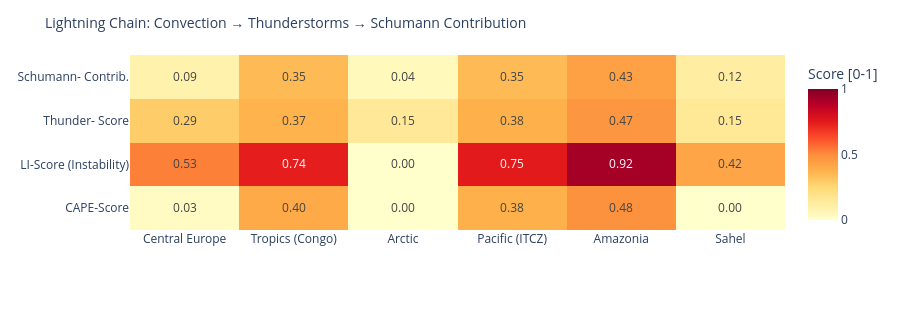

The notebook cell saved with this chart:
### Code cell
# ============================================================
# LIGHTNING CHAIN: Convection → Thunderstorms → Schumann
# Shows the causal chain per measurement point as heatmap
# ============================================================

def cape_score(v):
    """CAPE → normalized score [0,1]"""
    if v is None or pd.isna(v): return 0.0
    return min(1.0, float(v) / 3000)

def li_score(v):
    """Lifted Index: negative = unstable → score [0,1]"""
    if v is None or pd.isna(v): return 0.3
    return min(1.0, max(0.0, (-float(v) + 6) / 12))

def cloud_score(v):
    if v is None or pd.isna(v): return 0.3
    return float(v) / 100

def thunder_score(row):
    """Kombinierter Gewitterwahrscheinlichkeits-Score
    CAPE + LI + Bedeckung + WMO-Gewitter + konvektiver Niederschlag (showers)
    Hinweis: X-Ray und Kp sind kein Bestandteil – nur geomagn./solarer Kontext.
    """
    cs = cape_score(row.get('cape'))
    ls = li_score(row.get('li'))
    cl = cloud_score(row.get('cloud'))
    t  = 1.0 if row.get('thunderstorm') else 0.0
    # Convective precipitation (showers) as additional indicator
    sh = min(1.0, (row.get('showers') or 0) / 5.0)
    return round(cs * 0.30 + ls * 0.25 + cl * 0.15 + t * 0.20 + sh * 0.10, 3)

def schumann_contribution(t_score, lat):
    """Schumann contribution: higher in tropics (±30°), scaled by thunderstorm score"""
    lat_weight = max(0.3, 1.0 - abs(lat) / 60)
    return round(t_score * lat_weight, 3)

df_atm['cape_score']   = df_atm.apply(lambda r: cape_score(r['cape']), axis=1)
df_atm['li_score']     = df_atm.apply(lambda r: li_score(r['li']),    axis=1)
df_atm['thunder_score']= df_atm.apply(lambda r: thunder_score(r.to_dict()), axis=1)
df_atm['schumann_contribution'] = df_atm.apply(
    lambda r: schumann_contribution(r['thunder_score'], r['lat']), axis=1)

metrics = ['cape_score', 'li_score', 'thunder_score', 'schumann_contribution']
labels  = ['CAPE-Score', 'LI-Score\n(Instability)', 'Thunder-\nScore', 'Schumann-\nContrib.']
z_data  = [df_atm[m].tolist() for m in metrics]

fig = go.Figure(go.Heatmap(
    z=z_data,
    x=df_atm['point'].tolist(),
    y=labels,
    colorscale='YlOrRd',
    zmin=0, zmax=1,
    text=[[f'{v:.2f}' for v in row] for row in z_data],
    texttemplate='%{text}', textfont=dict(size=12),
    colorbar=dict(title='Score [0-1]')
))
fig.update_layout(
    title=dict(text='Lightning Chain: Convection → Thunderstorms → Schumann Contribution', font=dict(size=14)),
    height=310,
    plot_bgcolor='rgba(0,0,0,0)', paper_bgcolor='rgba(0,0,0,0)',
    margin=dict(l=130, r=80, t=55, b=80)
)
fig.show()

### Figure 1 — Plotly figure (JSON) as saved in the notebook; plotly's stock layout.template omitted (floating-point values rounded to 4 significant figures)
{"data": [{"colorbar": {"title": {"text": "Score [0-1]"}}, "colorscale": [[0.0, "rgb(255,255,204)"], [0.125, "rgb(255,237,160)"], [0.25, "rgb(254,217,118)"], [0.375, "rgb(254,178,76)"], [0.5, "rgb(253,141,60)"], [0.625, "rgb(252,78,42)"], [0.75, "rgb(227,26,28)"], [0.875, "rgb(189,0,38)"], [1.0, "rgb(128,0,38)"]], "text": [["0.03", "0.40", "0.00", "0.38", "0.48", "0.00"], ["0.53", "0.74", "0.00", "0.75", "0.92", "0.42"], ["0.29", "0.37", "0.15", "0.38", "0.47", "0.15"], ["0.09", "0.35", "0.04", "0.35", "0.43", "0.12"]], "textfont": {"size": 12}, "texttemplate": "%{text}", "type": "heatmap", "x": ["Central Europe", "Tropics (Congo)", "Arctic", "Pacific (ITCZ)", "Amazonia", "Sahel"], "y": ["CAPE-Score", "LI-Score\n(Instability)", "Thunder-\nScore", "Schumann-\nContrib."], "z": [[0.02667, 0.4033, 0.0, 0.38, 0.4833, 0.0], [0.525, 0.7417, 0.0, 0.75, 0.925, 0.4167], [0.289, 0.372, 0.15, 0.38, 0.471, 0.151], [0.087, 0.347, 0.045, 0.348, 0.432, 0.118]], "zmax": 1, "zmin": 0}], "layout": {"height": 310, "margin": {"b": 80, "l": 130, "r": 80, "t": 55}, "paper_bgcolor": "rgba(0,0,0,0)", "plot_bgcolor": "rgba(0,0,0,0)", "title": {"font": {"size": 14}, "text": "Lightning Chain: Convection → Thunderstorms → Schumann Contribution"}}}
